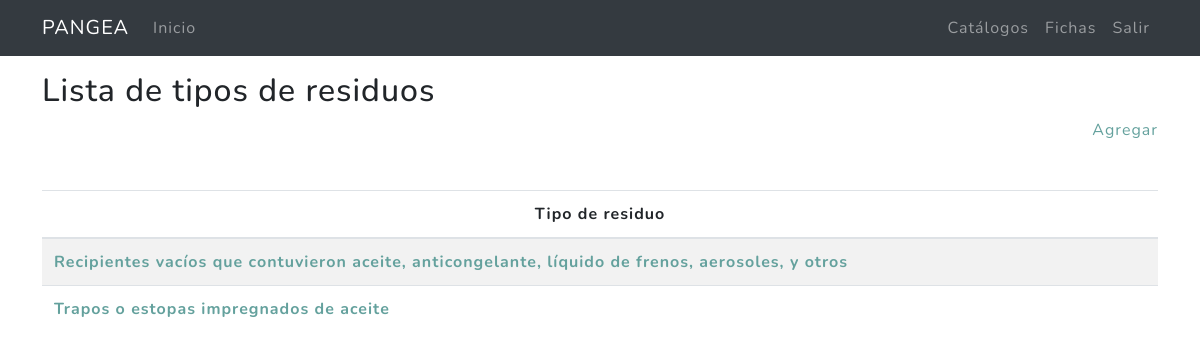
The app's page /catalogos/residuos/ (signed in) with its own data.
### miscelanea/models.py (models this page shows, shortened)
class ListaTipoResiduos(models.Model):
    ESTADO_FISICO = (
        ("Sólido","Sólido"),
        ("Líquido", "Líquido"),
        ("Gaseoso", "Gaseoso"),
)
    tipo = models.CharField(max_length=100,verbose_name = "Tipo")
    corrosivo = models.BooleanField(default=False,verbose_name='Corrosivo')
    reactivo = models.BooleanField(default=False,verbose_name='Reactivo')
    explosivo = models.BooleanField(default=False,verbose_name='Explosivo')
    toxico = models.BooleanField(default=False,verbose_name='Toxico')
    inflamable = models.BooleanField(default=False,verbose_name='Inflamable')
    biologico = models.BooleanField(default=False,verbose_name='Biologico infeccioso')
    edo_fisico = models.CharField(max_length=15,choices=ESTADO_FISICO,default="Sólido",verbose_name='Estado físico')
    created = models.DateTimeField(auto_now_add = True,verbose_name = "Fecha de creación")
    updated = models.DateTimeField(auto_now = True,verbose_name = "Fecha de edición")
    class Meta:
        verbose_name = "Lista de tipos de residuos"
        verbose_name_plural = "Lista de tipos de residuos"
        ordering = ["tipo"]

### miscelanea/views.py (the view)
# urls.py: path('residuos/', ListaTipoResiduosListView.as_view(), name='residuos'),
@method_decorator(login_required,name='dispatch')
class ListaTipoResiduosListView(ListView):
    model = ListaTipoResiduos
    template_name = "miscelanea/listatiporesiduos_list.html"
    paginate_by = 20
    def get_context_data(self, **kwargs):
        context = super().get_context_data(**kwargs)
        context['p_title']=ListaTipoResiduos._meta.verbose_name
        return context

### miscelanea/templates/miscelanea/listatiporesiduos_list.html (shortened to what this page needs)
{% extends 'cap2/base_mx.html' %}
{% load static %}
{% block content %}
<main role="main">
  <div class="container mb-4">
    <h2 class="mt-3">{{p_title}}</h2>
    <div class="agregar mb-4 text-right"><a href="{% url 'catalogos:residuo-create' %}">Agregar</a></div>
    <table class="table  table-striped mt-5">
      <thead>
        <tr>
          <th scope="col" class="text-center">Tipo de residuo</th>
        </tr>
      </thead>
      <tbody>
      {% for i in listatiporesiduos_list %}
          <tr>
            <th scope="row"><a href="{% url 'catalogos:residuo-update' i.id %}">{{i.tipo}} </a></th>
          </tr>
      {% endfor %}
      </tbody>
    </table>
  </div>
</main>
{% endblock %}

### records on screen
ListaTipoResiduos: tipo "Recipientes vacíos que contuvieron aceite, anticongelante, líquido de frenos, aerosoles, y otros"
ListaTipoResiduos: tipo "Trapos o estopas impregnados de aceite"

### other values on screen
{{ p_title }} "Lista de tipos de residuos"
